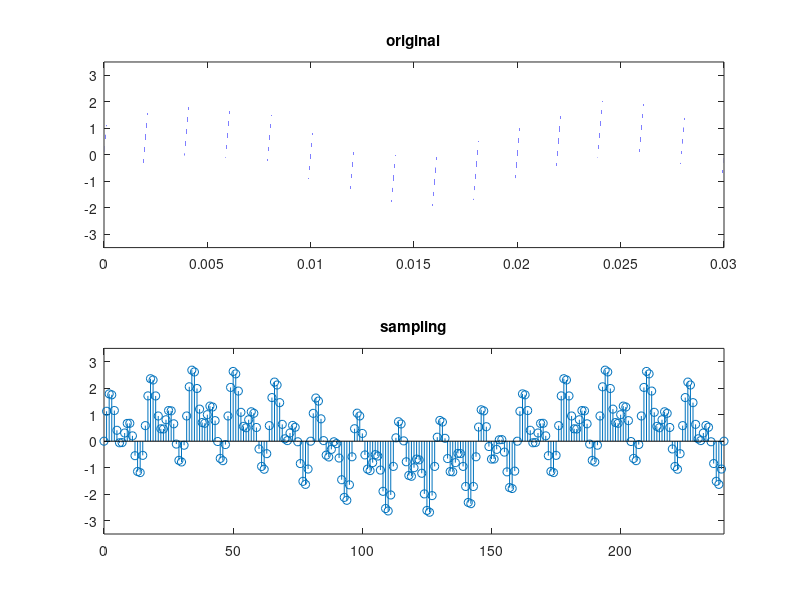

The MATLAB source for this figure:
x = 0:0.00000001:0.03;
y = sin(50 * 2 * pi * x) +  sin(500 * 2 * pi * x) + sin(1000 * 2 * pi * x);
subplot(2,1,1);
plot(x,y);
axis([0 0.03 -3.5 3.5]); 
title('original');
Ts = 1/8000;
n = 0:0.03 / Ts;
y = sin(50 * 2 * pi * Ts * n) +  sin(500 * 2 * pi * Ts * n) + sin(1000 * 2 * pi * Ts * n);
subplot(2,1,2);
stem(n,y);
axis([0 0.03 / Ts -3.5 3.5]); 
title('sampling');

